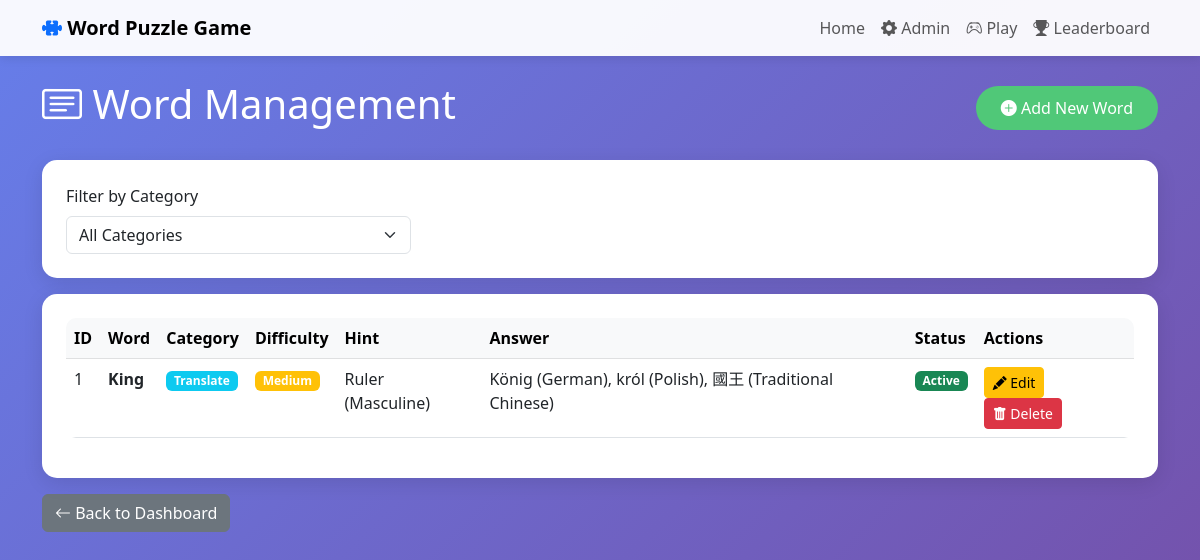
The page /admin/words on the database as committed earlier.
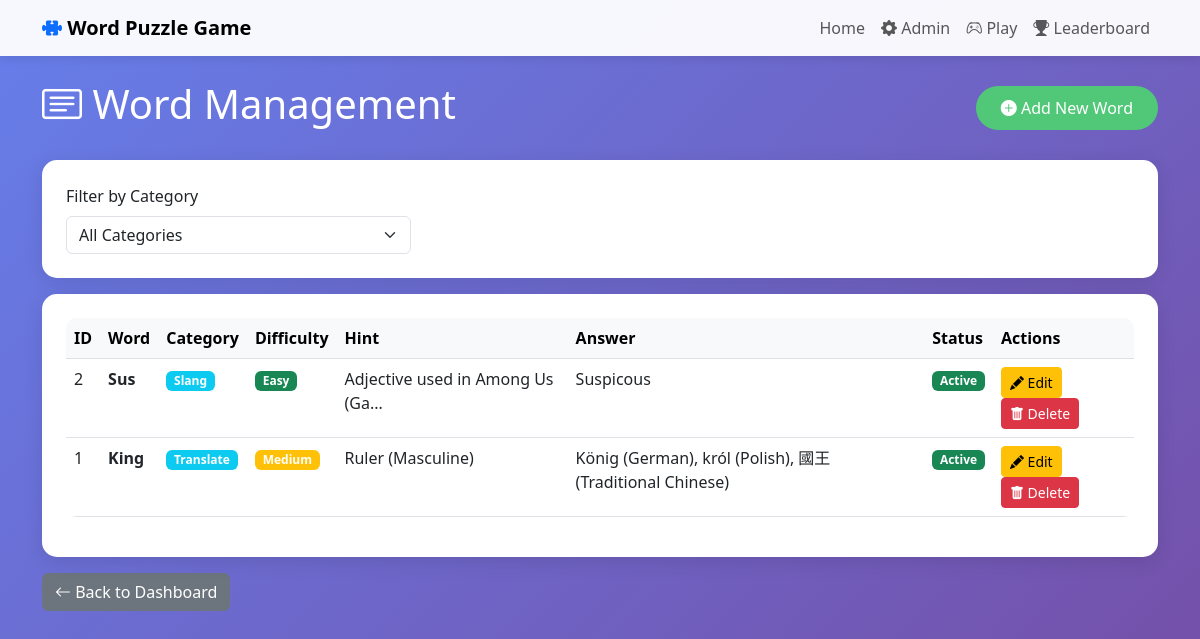
The same page on the database as committed later.
### app/models.py (models this page shows, shortened)
class Word(db.Model):
    __tablename__ = 'words'
    id = db.Column(db.Integer, primary_key=True)
    word = db.Column(db.String(100), unique=True, nullable=False)
    category = db.Column(db.String(50), nullable=False)  # Slang, Rhyme, Translate, etc.
    difficulty = db.Column(db.String(20), default='medium')  # easy, medium, hard
    hint = db.Column(db.String(200))
    answer = db.Column(db.String(100))  # For certain game modes
    translation = db.Column(db.String(100))  # For translate mode
    opposite = db.Column(db.String(100))  # For opposites mode
    rhyme_with = db.Column(db.String(100))  # For rhyme time mode
    context_sentence = db.Column(db.Text)  # For contextual mode
    is_active = db.Column(db.Boolean, default=True)
    created_at = db.Column(db.DateTime, default=datetime.utcnow)

### app/routes.py (the view)
@admin_bp.route('/words')
def list_words():
    category = request.args.get('category', 'all')
    if category == 'all':
        words = Word.query.order_by(desc(Word.created_at)).all()
    else:
        words = Word.query.filter_by(category=category).order_by(desc(Word.created_at)).all()
    categories = db.session.query(Word.category).distinct().all()
    categories = [cat[0] for cat in categories]
    return render_template('admin/words.html', words=words, categories=categories, selected_category=category)

### app/templates/admin/words.html (shortened to what this page needs)
{% extends "base.html" %}
{% block content %}
<div class="d-flex justify-content-between align-items-center mb-4">
    <h1 class="text-white">
        <i class="bi bi-card-text"></i> Word Management
    </h1>
    <a href="{{ url_for('admin.add_word') }}" class="btn btn-success">
        <i class="bi bi-plus-circle-fill"></i> Add New Word
    </a>
</div>
<div class="card p-4 mb-3">
    <form method="GET" class="row g-3">
        <div class="col-md-4">
            <label for="category" class="form-label">Filter by Category</label>
            <select class="form-select" id="category" name="category" onchange="this.form.submit()">
                <option value="all" {% if selected_category == 'all' %}selected{% endif %}>All Categories</option>
            </select>
        </div>
    </form>
</div>
<div class="card p-4">
    {% if words %}
        <div class="table-responsive">
            <table class="table table-hover">
                <thead class="table-light">
                    <tr>
                        <th>ID</th>
                        <th>Word</th>
                        <th>Category</th>
                        <th>Difficulty</th>
                        <th>Hint</th>
                        <th>Answer</th>
                        <th>Status</th>
                        <th>Actions</th>
                    </tr>
                </thead>
                <tbody>
                    {% for word in words %}
                    <tr>
                        <td>{{ word.id }}</td>
                        <td><strong>{{ word.word }}</strong></td>
                        <td>
                            <span class="badge bg-info">{{ word.category }}</span>
                        </td>
                        <td>
                            {% if word.difficulty == 'easy' %}
                                <span class="badge bg-success">Easy</span>
                            {% elif word.difficulty == 'medium' %}
                                <span class="badge bg-warning">Medium</span>
                            {% else %}
                                <span class="badge bg-danger">Hard</span>
                            {% endif %}
                        </td>
                        <td>{{ word.hint[:30] + '...' if word.hint and word.hint|length > 30 else word.hint or '-' }}</td>
                        <td>{{ word.answer or word.translation or word.opposite or word.rhyme_with or '-' }}</td>
                        <td>
                            {% if word.is_active %}
                                <span class="badge bg-success">Active</span>
                            {% else %}
                                <span class="badge bg-secondary">Inactive</span>
                            {% endif %}
                        </td>
                        <td>
                            <a href="{{ url_for('admin.edit_word', word_id=word.id) }}"
                               class="btn btn-sm btn-warning">
                                <i class="bi bi-pencil-fill"></i> Edit
                            </a>
                            <form method="POST" action="{{ url_for('admin.delete_word', word_id=word.id) }}"
                                  style="display: inline;"
                                  onsubmit="return confirm('Are you sure you want to delete this word?');">
                                <button type="submit" class="btn btn-sm btn-danger">
                                    <i class="bi bi-trash-fill"></i> Delete
                                </button>
                            </form>
                        </td>
                    </tr>
                    {% endfor %}
                </tbody>
            </table>
        </div>
    {% else %}
        <div class="text-center py-5">
            <i class="bi bi-card-text display-1 text-muted"></i>
            <h4 class="mt-3 text-muted">No words found</h4>
            <p class="text-muted">Click the button above to add your first word</p>
        </div>
    {% endif %}
</div>
<div class="mt-3">
    <a href="{{ url_for('admin.admin_dashboard') }}" class="btn btn-secondary">
        <i class="bi bi-arrow-left"></i> Back to Dashboard
    </a>
</div>
{% endblock %}

### app/templates/base.html (shortened to what this page needs)
<!DOCTYPE html>
<html lang="en">
<head>
    <link href="https://cdn.jsdelivr.net/npm/bootstrap@5.3.0/dist/css/bootstrap.min.css" rel="stylesheet">
    <link rel="stylesheet" href="https://cdn.jsdelivr.net/npm/bootstrap-icons@1.11.0/font/bootstrap-icons.css">
</head>
<body>
    <nav class="navbar navbar-expand-lg navbar-light fixed-top">
        <div class="container">
            <a class="navbar-brand fw-bold" href="/">
                <i class="bi bi-puzzle-fill text-primary"></i> Word Puzzle Game
            </a>
            <div class="collapse navbar-collapse" id="navbarNav">
                <ul class="navbar-nav ms-auto">
                    <li class="nav-item">
                        <a class="nav-link" href="/">Home</a>
                    </li>
                    <li class="nav-item">
                        <a class="nav-link" href="{{ url_for('admin.admin_dashboard') }}">
                            <i class="bi bi-gear-fill"></i> Admin
                        </a>
                    </li>
                    <li class="nav-item">
                        <a class="nav-link" href="{{ url_for('player.player_dashboard') }}">
                            <i class="bi bi-controller"></i> Play
                        </a>
                    </li>
                    <li class="nav-item">
                        <a class="nav-link" href="{{ url_for('player.leaderboard') }}">
                            <i class="bi bi-trophy-fill"></i> Leaderboard
                        </a>
                    </li>
                </ul>
            </div>
        </div>
    </nav>
    <div class="container main-container">
        {% block content %}{% endblock %}
    </div>
</body>
</html>

### app/templates/base.html (style rules this page uses)
:root { --primary-color: #4a90e2; --secondary-color: #50c878; --accent-color: #f39c12; }
body { font-family: 'Segoe UI', Tahoma, Geneva, Verdana, sans-serif; background: linear-gradient(135deg, #667eea 0%, #764ba2 100%); min-height: 100vh; }
.navbar { background: rgba(255, 255, 255, 0.95) !important; box-shadow: 0 2px 10px rgba(0, 0, 0, 0.1); }
.main-container { margin-top: 80px; margin-bottom: 40px; }
.card { border: none; border-radius: 15px; box-shadow: 0 5px 20px rgba(0, 0, 0, 0.1); transition: transform 0.3s; }
.btn-success { background-color: var(--secondary-color); border: none; border-radius: 25px; padding: 10px 25px; }
.table { background: white; border-radius: 10px; overflow: hidden; }

Rows that differ between the two databases and show on the page:
added Word: id "2", word "Sus", category "Slang", difficulty "Easy", hint "Adjective used in Among Us (Ga...", answer "Suspicous", is_active "Active"
